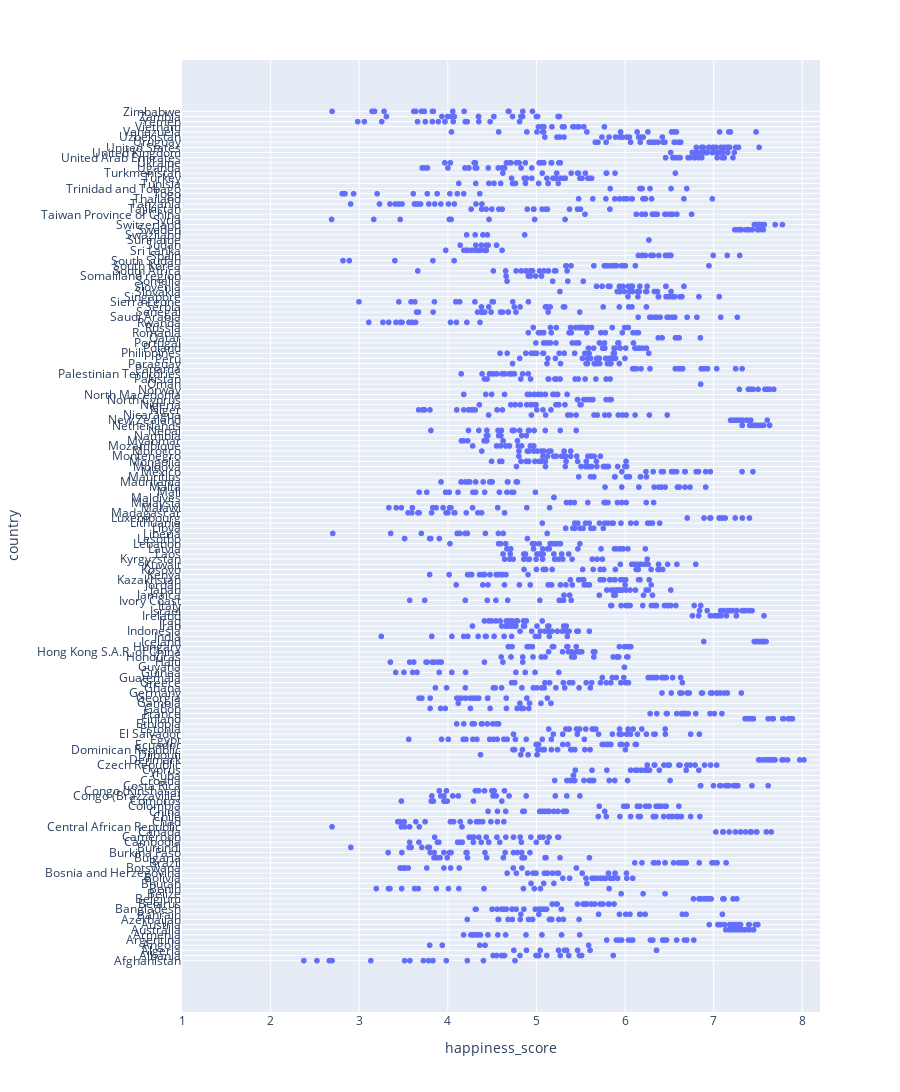

Notebook source saved alongside this figure:
### Markdown cell above
### First Draft

### Code cell
fig = px.scatter(
    df, 
    x = 'happiness_score', 
    y = 'country',
    height=4000,
    hover_data = ['country', 'year', 'happiness_score']
    )

fig.update_yaxes(
    tickvals = df.country.unique()          # make a line for each country
)            

fig.update_xaxes(
    tickwidth = 1,
    range = (1, 8.2)
)

fig.show()

### Figure 1 — Plotly figure (JSON) as saved in the notebook; plotly's stock layout.template omitted (floating-point values rounded to 4 significant figures; data arrays with more than 128 entries replaced by an {"elided": "..."} marker saying what was removed)
{"data": [{"customdata": {"elided": "2264x1 int values"}, "hovertemplate": "happiness_score=%{x}<br>country=%{y}<br>year=%{customdata[0]}<extra></extra>", "legendgroup": "", "marker": {"color": "#636efa", "symbol": "circle"}, "mode": "markers", "name": "", "showlegend": false, "type": "scattergl", "x": {"elided": "2264 float values"}, "xaxis": "x", "y": {"elided": "2264 str values"}, "yaxis": "y"}], "layout": {"height": 4000, "legend": {"tracegroupgap": 0}, "margin": {"t": 60}, "xaxis": {"anchor": "y", "domain": [0, 1], "range": [1, 8.2], "tickwidth": 1, "title": {"text": "happiness_score"}}, "yaxis": {"anchor": "x", "domain": [0, 1], "tickvals": {"elided": "166 str values"}, "title": {"text": "country"}}}}
